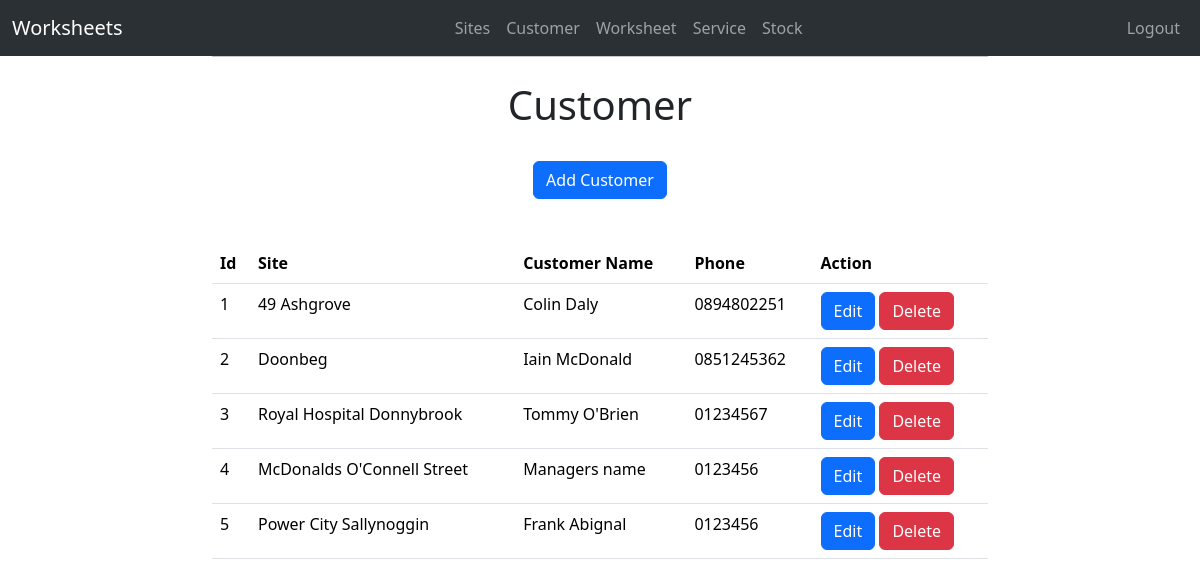
Page /customer/ (signed in) on the earlier database version.
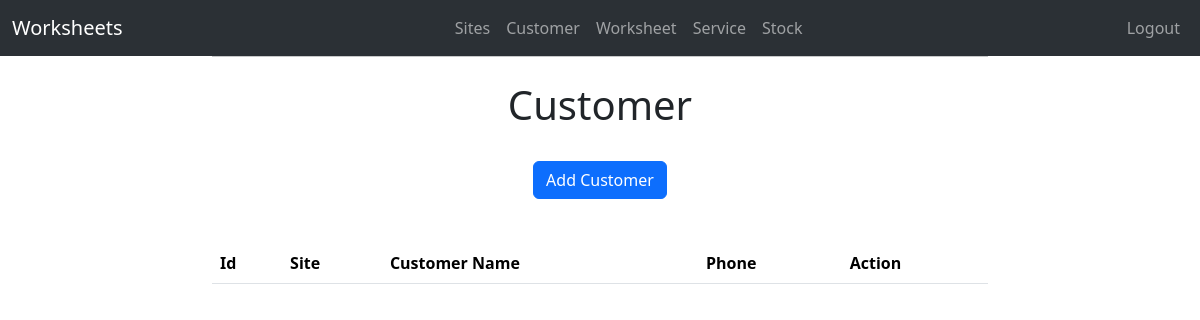
Same page on the later database version.
### workforms/models.py (models this page shows)
class Customer(models.Model):
    site_name = models.ForeignKey(Site, on_delete=models.CASCADE)
    customer_name = models.CharField(max_length=60)
    customer_email = models.EmailField()
    customer_phone = models.IntegerField()

class Site(models.Model):
    site_name = models.CharField(max_length=40)
    address = models.CharField(max_length=40, blank=True)
    town = models.CharField(max_length=40, blank=True)
    county = models.CharField(max_length=40, blank=True)
    country = models.CharField(max_length=40, blank=True)
    aircode = models.CharField(max_length=40, blank=True)
    def __str__(self):
        return str(self.site_name)

### workforms/views.py (the view)
# urls.py: path('customer/', customer, name='Customer'),
@login_required
def customer(request):
    customers = Customer.objects.all()
    return render(request, 'customer.html', {'customers': customers})

### workforms/templates/customer.html
{% extends 'base.html' %}
{% block content %}
<div class="text-center" style="margin: 20px;">
  <h1>Customer</h1>
  <br>
  <a class="btn btn-primary" href="/customer/add_customer/" role="button">Add Customer</a>
  <br>
  <br>
</div>
    <table class="table">
  <thead>
    <tr>
      <th scope="col">Id</th>
      <th scope="col">Site</th>
      <th scope="col">Customer Name</th>
      <th scope="col">Phone</th>
      <th scope="col">Action</th>
    </tr>
  </thead>
  <tbody>
    {% for x in customers %}
    <tr>
      <td>{{ x.id }}</td>
      <td>{{ x.site_name }}</td>
      <td>{{ x.customer_name }}</td>
      <td>0{{ x.customer_phone }}</td>
      <td>
        <a class="btn btn-primary" href="/customer/edit_customer/{{ x.id }}" role="button">Edit</a>
        <a class="btn btn-danger" href="/customer/delete_customer/{{ x.id }}" role="button" onclick="return confirm('Are you sure you want to delete this Customer?');">Delete</button>
      </td>
    </tr>
    {% endfor %}
  </tbody>
</table>
{% endblock %}

### workforms/templates/base.html (shortened to what this page needs)
<!doctype html>
<html lang="en">
  <head>
    <link href="https://cdn.jsdelivr.net/npm/bootstrap@5.3.7/dist/css/bootstrap.min.css" rel="stylesheet">
  </head>
  <body>
    <nav class="navbar bg-dark navbar-expand-lg bg-body-tertiary" data-bs-theme="dark">
      <div class="container-fluid">
        <a class="navbar-brand" href="/sites/">Worksheets</a>
        {% if user.is_authenticated %}
        <div class="collapse navbar-collapse" id="navbarSupportedContent">
          <ul class="navbar-nav mb-2 mb-xl-0 mx-auto ">
            <li class="nav-item">
              <a class="nav-link" href="/sites/">Sites</a>
            </li>
            <li class="nav-item">
            <a class="nav-link" href="/customer/">Customer</a>
            </li>
            <li class="nav-item">
              <a class="nav-link" href="/worksheet/">Worksheet</a>
            </li>
            <li class="nav-item">
              <a class="nav-link" href="/service/">Service</a>
            </li>
            <li class="nav-item">
              <a class="nav-link" href="/stock/">Stock</a>
            </li>
          </ul>
          <ul class="nav navbar-nav navbar-right">
            <li class="nav-item">
              <form method="post" action="{% url 'accounts:logout' %}">
                <button class="nav-link " type="submit">Logout</button>
              </form>
            </li>
            {% endif %}
          </ul>
        </div>
      </div>
    </nav>
    <div class="container-fluid">
      <div class="row justify-content-center">
        <div class="col-8">
          <hr class="mt-0 mb-4">
          {% block content %}
          {% endblock %}
        </div>
      </div>
    </div>
  </body>
</html>

Differences in the rows shown:
removed Customer: id "1", site_name "49 Ashgrove", customer_name "Colin Daly", customer_phone "894802251"
removed Customer: id "2", site_name "Doonbeg", customer_name "Iain McDonald", customer_phone "851245362"
removed Customer: id "3", site_name "Royal Hospital Donnybrook", customer_name "Tommy O'Brien", customer_phone "1234567"
removed Customer: id "4", site_name "McDonalds O'Connell Street", customer_name "Managers name", customer_phone "123456"
removed Customer: id "5", site_name "Power City Sallynoggin", customer_name "Frank Abignal", customer_phone "123456"
